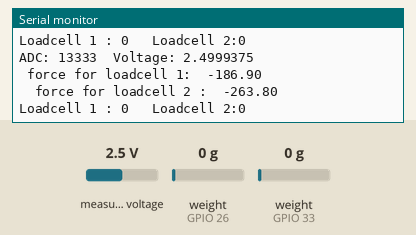
The sketch below on a simulated ESP32. Shown: the last lines printed to the serial monitor. Inputs (shaded band) come from the test bench; at power-on: measured voltage 2.5 V, weight on the scale (sensors on GPIO 26, GPIO 33) 0 g.

Above: at 1.2 s.
1.3 s: measured voltage set to 0.1 V
At 1.53 s:
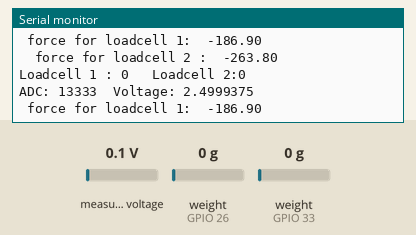
2.8 s: weight on the scale (sensor on GPIO 26) set to 100 g
At 3.06 s:
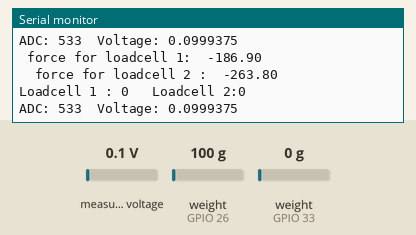
4.3 s: weight on the scale (sensor on GPIO 33) set to 100 g
At 4.34 s:
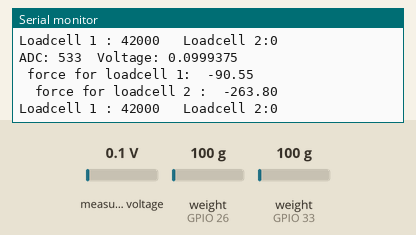
5.8 s: measured voltage set to 1.2 V
At 5.87 s:
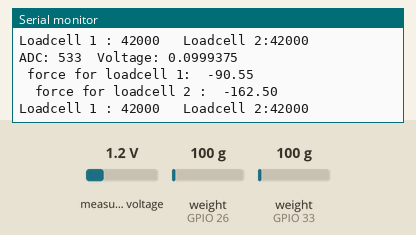
7.3 s: weight on the scale (sensor on GPIO 26) set to 1250 g
At 7.91 s:
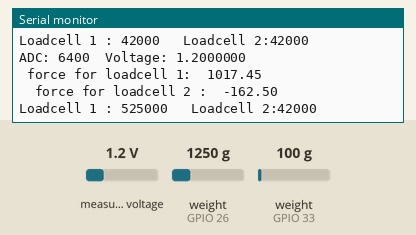
10.3 s: weight on the scale (sensor on GPIO 33) set to 1250 g
At 10.46 s:
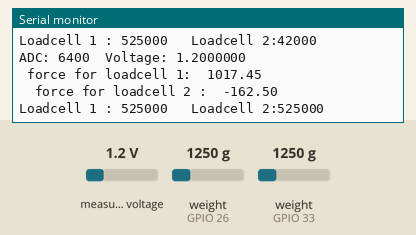
Timing chart, 0 to 12.8 s (numbered marks = the images above; inputs shaded):
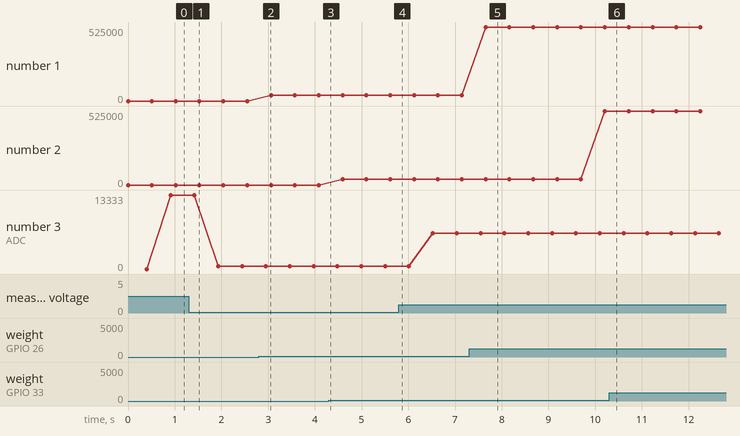

Measured:
- after the input at 7.3 s, the serial monitor: prints a new line after 0.35 s (image 5)
- plotted number 1: 0 → 42000 after the input at 2.8 s, 42000 → 525000 after the input at 7.3 s
- plotted number 2: 42000 → 525000 after the input at 7.3 s
- plotted number 3: 13333 → 533 after the input at 1.3 s, 533 → 6400 after the input at 5.8 s

The sketch:

Rotary_Load.ino
```cpp
#include "Adafruit_ADS1X15.h"
#include "HX711.h"
#include <Wire.h>
Adafruit_ADS1115 ads;

 //1-->NewLoadcell; 2-->WhiteLoadcell;
//Pins for New Loadcell
const int LOADCELL_DOUT_PIN1 = 26;
const int LOADCELL_SCK_PIN1 = 25;

//Pins for White Loadcell
const int LOADCELL_DOUT_PIN2 = 33;
const int LOADCELL_SCK_PIN2 = 32;

HX711 scale1;
HX711 scale2;
double force1, force2;
int16_t adc0;

float Voltage = 0.0;

void setup(void)
{
  Serial.begin(115200);
  ads.begin();//RotaryPot

  ///Loadcell

  Serial.println("HX711 Demo");

  scale1.begin(LOADCELL_DOUT_PIN1, LOADCELL_SCK_PIN1);
  scale2.begin(LOADCELL_DOUT_PIN2, LOADCELL_SCK_PIN2);

}

void loop()
{
  Serial.print("Loadcell 1 : ");
  Serial.print(scale1.read());
  Serial.print("\t Loadcell 2:");
  Serial.println(scale2.read());
  double cell_1 = loadcell_1();
  double cell_2 = loadcell_2();


  Serial.print("ADC: ");
  Serial.print(adc0);
  Serial.print("\tVoltage: ");
  Serial.println(Voltage, 7);
  Serial.println();
  unsigned long long int pot = rotary();
  delay(100);
  Serial.print(" force for loadcell 1:  ");
  Serial.println(force1);
  Serial.print("\tforce for loadcell 2 :  ");
  Serial.println(force2);
  /////RotaryPot
}

unsigned long long int rotary()
{
  adc0 = ads.readADC_SingleEnded(0);
  Voltage = (adc0 * 0.1875) / 1000;
}

double loadcell_1()          //new loadcell-2000
{
  force1 = 0.002294 * (scale1.read()) - 186.9;

  return (force1);
}

double loadcell_2()           //white loadcell-59000
{
  force2 = 0.002412 * (scale2.read()) - 263.8;

  return (force2);

}
```
